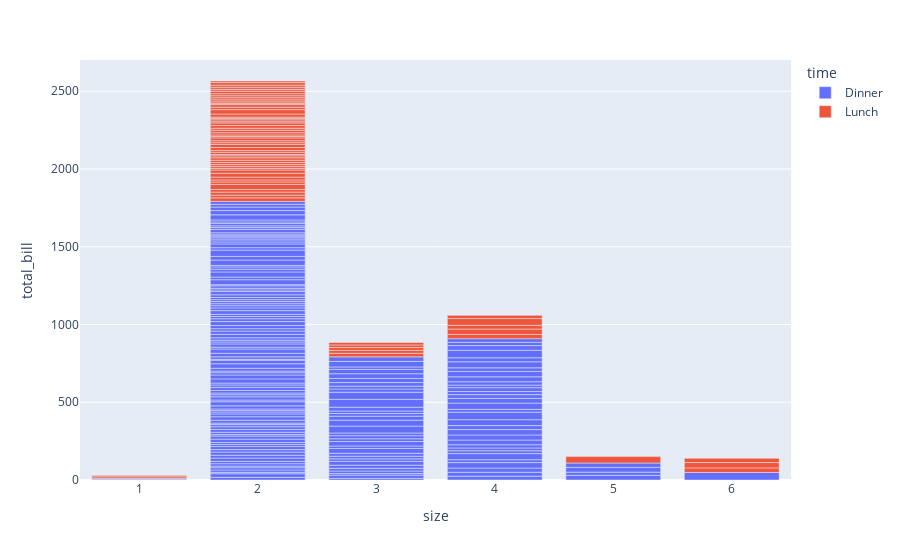

This figure's notebook cell:
### Code cell
px.bar(data_frame=tip_df, x='size',y='total_bill', color='time')

### Figure 1 — Plotly figure (JSON) as saved in the notebook; plotly's stock layout.template omitted (floating-point values rounded to 4 significant figures; data arrays with more than 128 entries replaced by an {"elided": "..."} marker saying what was removed)
{"data": [{"hovertemplate": "time=Dinner<br>size=%{x}<br>total_bill=%{y}<extra></extra>", "legendgroup": "Dinner", "marker": {"color": "#636efa", "pattern": {"shape": ""}}, "name": "Dinner", "orientation": "v", "showlegend": true, "textposition": "auto", "type": "bar", "x": {"elided": "176 int values"}, "xaxis": "x", "y": {"elided": "176 float values"}, "yaxis": "y"}, {"hovertemplate": "time=Lunch<br>size=%{x}<br>total_bill=%{y}<extra></extra>", "legendgroup": "Lunch", "marker": {"color": "#EF553B", "pattern": {"shape": ""}}, "name": "Lunch", "orientation": "v", "showlegend": true, "textposition": "auto", "type": "bar", "x": [4, 2, 2, 2, 2, 1, 2, 2, 4, 2, 2, 2, 2, 2, 2, 4, 2, 2, 2, 2, 2, 6, 2, 2, 2, 3, 2, 2, 2, 2, 2, 2, 2, 2, 2, 2, 2, 6, 5, 6, 2, 2, 3, 2, 2, 2, 2, 2, 2, 2, 2, 2, 4, 2, 2, 3, 2, 2, 2, 4, 3, 2, 2, 1, 3, 2, 2, 2], "xaxis": "x", "y": [27.2, 22.76, 17.29, 19.44, 16.66, 10.07, 32.68, 15.98, 34.83, 13.03, 18.28, 24.71, 21.16, 10.65, 12.43, 24.08, 11.69, 13.42, 14.26, 15.95, 12.48, 29.8, 8.52, 14.52, 11.38, 22.82, 19.08, 20.27, 11.17, 12.26, 18.26, 8.51, 10.33, 14.15, 16.0, 13.16, 17.47, 34.3, 41.19, 27.05, 16.43, 8.35, 18.64, 11.87, 9.78, 7.51, 19.81, 28.44, 15.48, 16.58, 7.56, 10.34, 43.11, 13.0, 13.51, 18.71, 12.74, 13.0, 16.4, 20.53, 16.47, 12.16, 13.42, 8.58, 15.98, 13.42, 16.27, 10.09], "yaxis": "y"}], "layout": {"barmode": "relative", "legend": {"title": {"text": "time"}, "tracegroupgap": 0}, "margin": {"t": 60}, "xaxis": {"anchor": "y", "domain": [0, 1], "title": {"text": "size"}}, "yaxis": {"anchor": "x", "domain": [0, 1], "title": {"text": "total_bill"}}}}
